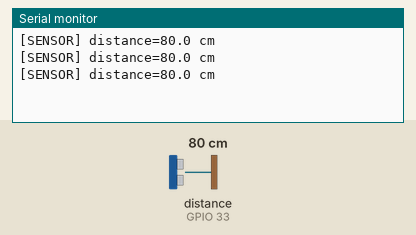
A sketch run on a simulated ESP32. On the bench: the last lines printed to the serial monitor. Wiring (inferred from the names in the program): ultrasonic range finder: trigger GPIO 25; echo GPIO 33. The inputs (shaded band) are chosen by the test bench; at power-on: distance to the obstacle (sensor on GPIO 33) 80 cm. The echo pulse lasts 58.3 µs per cm.

Above: at 1.8 s.
1.9 s: distance to the obstacle (sensor on GPIO 33) set to 2 cm
At 2.31 s:
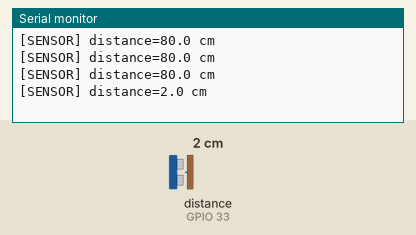
3.4 s: distance to the obstacle (sensor on GPIO 33) set to 4 cm
At 3.9 s:
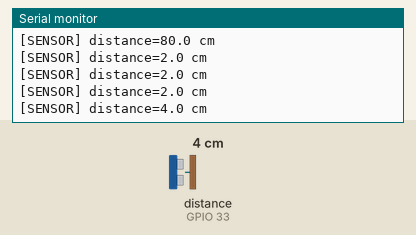
Timing chart, 0 to 6.4 s (numbered marks = the images above; inputs shaded):
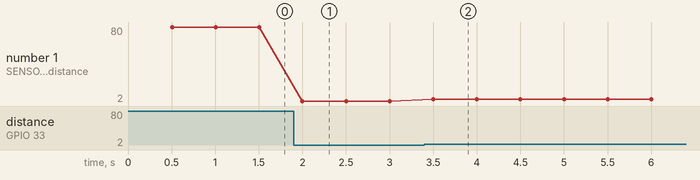

Measured:
- after the input at 1.9 s, the serial monitor: prints a new line after 0.10 s (image 1)
- after the input at 3.4 s, the serial monitor: prints a new line after 0.10 s (image 2)
- plotted number 1: 80 → 2 after the input at 1.9 s, 2 → 4 after the input at 3.4 s

The sketch:

lab05_ultrasonic_read.ino
```cpp
/*
 * Lab 05.2 : อ่านระยะจาก HC-SR04
 * คำอธิบาย : ส่ง trigger แล้วคำนวณระยะจากเวลาเดินทางของเสียง
 * วงจร     : S3 TRIG -> GPIO6, ECHO -> divider 1kΩ/2kΩ -> GPIO7; ESP32 เดิม 25/33; VCC -> 5V, GND ร่วมกัน
 * ไลบรารี  : ไม่ใช้ไลบรารีภายนอก
 * Board    : ESP32S3 Dev Module หรือ ESP32 Dev Module (Arduino-ESP32 core 3.x)
 */
#include <Arduino.h>

#if defined(CONFIG_IDF_TARGET_ESP32S3)
constexpr uint8_t TRIG_PIN = 6;
constexpr uint8_t ECHO_PIN = 7;
#elif defined(CONFIG_IDF_TARGET_ESP32)
constexpr uint8_t TRIG_PIN = 25;
constexpr uint8_t ECHO_PIN = 33;
#else
#error "Use ESP32-S3 or ESP32 with the verified course pin map"
#endif
constexpr unsigned long ECHO_TIMEOUT_US = 30000;
constexpr unsigned long SAMPLE_MS = 500;
unsigned long lastSample = 0;

// คืนค่าระยะเป็น cm; คืน NAN เมื่อไม่พบ echo ภายในเวลาที่กำหนด
float readDistanceCm() {
  digitalWrite(TRIG_PIN, LOW);
  delayMicroseconds(2);
  digitalWrite(TRIG_PIN, HIGH);
  delayMicroseconds(10);
  digitalWrite(TRIG_PIN, LOW);

  const unsigned long duration = pulseIn(ECHO_PIN, HIGH, ECHO_TIMEOUT_US);
  if (duration == 0) return NAN;
  return duration * 0.0343f / 2.0f;
}

void setup() {
  Serial.begin(115200);
  pinMode(TRIG_PIN, OUTPUT);
  pinMode(ECHO_PIN, INPUT);
  digitalWrite(TRIG_PIN, LOW);
}

void loop() {
  const unsigned long now = millis();
  if (now - lastSample < SAMPLE_MS) return;
  lastSample = now;

  const float distance = readDistanceCm();
  if (isnan(distance)) Serial.println("[SENSOR] timeout: ไม่พบ echo");
  else Serial.printf("[SENSOR] distance=%.1f cm\n", distance);
}
```
